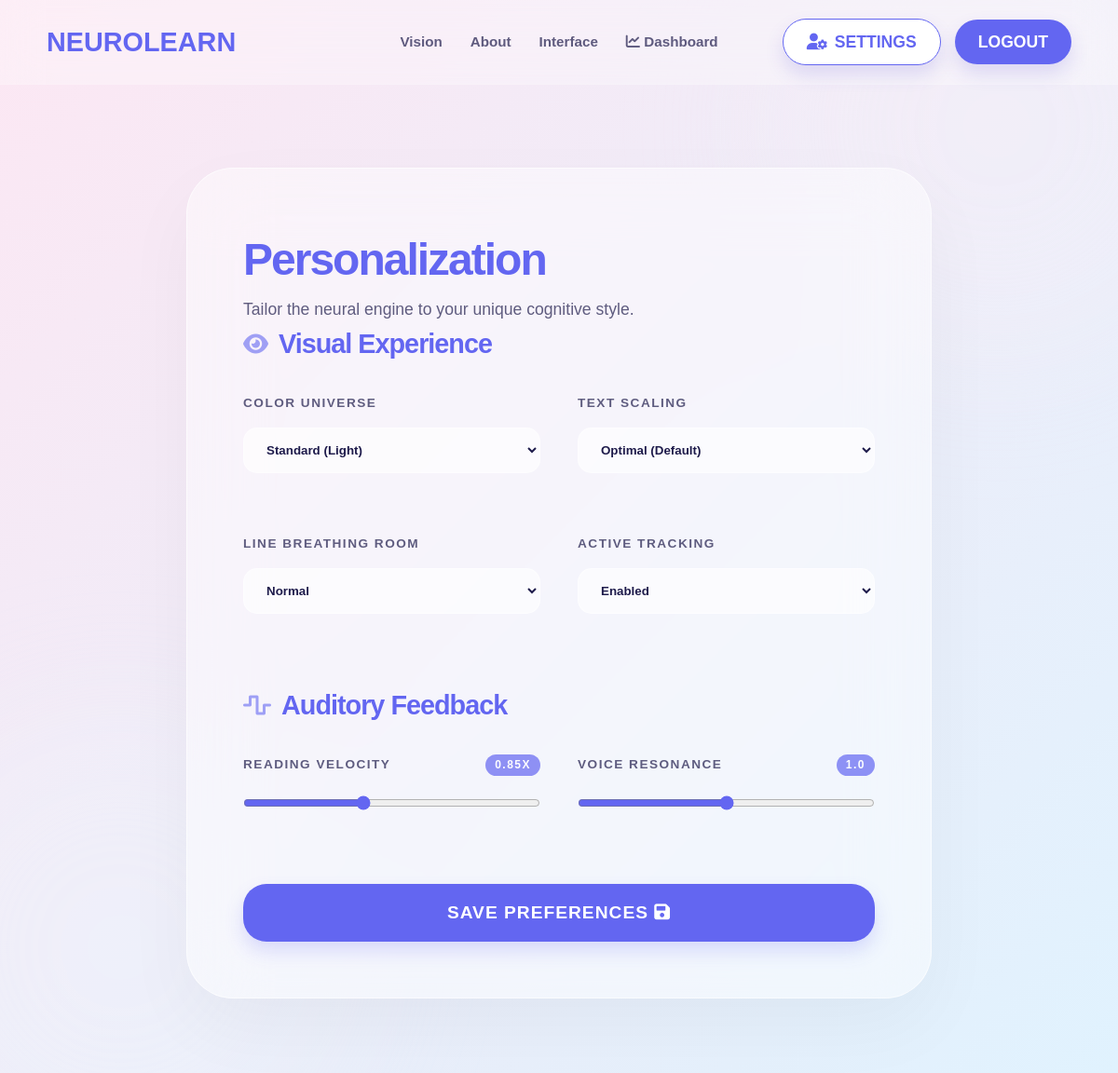
Page /profile (signed in) on the earlier database version.
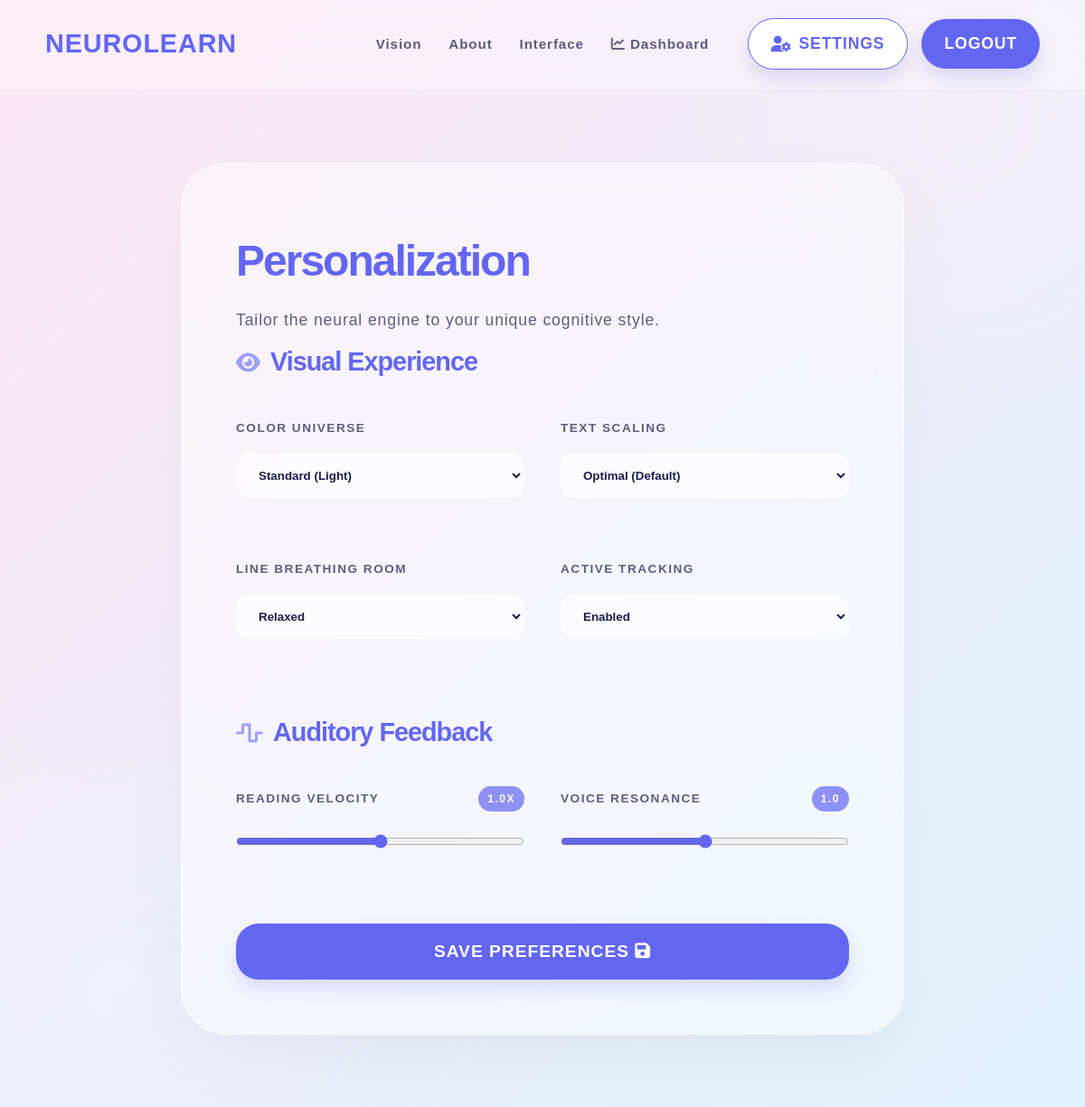
Same page on the later database version.
### models.py (models this page shows)
class UserProfile(db.Model):
    id = db.Column(db.Integer, primary_key=True)
    user_id = db.Column(db.Integer, db.ForeignKey('user.id'), nullable=False)
    theme = db.Column(db.String(50), default='light')
    font_size = db.Column(db.String(50), default='medium')
    line_spacing = db.Column(db.String(50), default='normal')
    highlight_active = db.Column(db.Boolean, default=True)
    tts_speed = db.Column(db.Float, default=0.85)
    tts_pitch = db.Column(db.Float, default=1.0)

### app.py (the view, shortened to what this page needs)
@app.route('/profile', methods=['GET', 'POST'])
@login_required
def profile():
    profile = current_user.profile
    if not profile:
        profile = UserProfile(user_id=current_user.id)
        db.session.add(profile)
        db.session.commit()
    return render_template('profile.html', profile=profile)

### app.py (called while the page is built)
@login_manager.user_loader
def load_user(user_id):
    return User.query.get(int(user_id))

### templates/profile.html (shortened to what this page needs)
{% extends "base.html" %}
{% block content %}
<div class="bg-blob blob-1"></div>
<div class="bg-blob blob-2"></div>
<div class="profile-container">
    <div class="settings-card" data-aos="zoom-in">
        <div class="text-center mb-5">
            <h1 class="fw-bold" style="font-size: 3rem; letter-spacing: -2px; color: var(--primary-indigo);">Personalization</h1>
            <p class="fw-bold" style="opacity: 0.7;">Tailor the neural engine to your unique cognitive style.</p>
        </div>
        <form method="POST">
            <div class="section-title"><i class="fas fa-eye"></i> Visual Experience</div>
            <div class="settings-grid">
                <div class="setting-item">
                    <label>Color Universe</label>
                    <select name="theme">
                        <option value="light" {% if profile.theme == 'light' %}selected{% endif %}>Standard (Light)</option>
                    </select>
                </div>
                <div class="setting-item">
                    <label>Text Scaling</label>
                    <select name="font_size">
                        <option value="medium" {% if profile.font_size == 'medium' %}selected{% endif %}>Optimal (Default)</option>
                    </select>
                </div>
                <div class="setting-item">
                    <label>Line Breathing Room</label>
                    <select name="line_spacing">
                        <option value="normal" {% if profile.line_spacing == 'normal' %}selected{% endif %}>Normal</option>
                        <option value="relaxed" {% if profile.line_spacing == 'relaxed' %}selected{% endif %}>Relaxed</option>
                    </select>
                </div>
                <div class="setting-item">
                    <label>Active Tracking</label>
                    <select name="highlight_active">
                        <option value="1" {% if profile.highlight_active %}selected{% endif %}>Enabled</option>
                    </select>
                </div>
            </div>
            <div class="section-title"><i class="fas fa-wave-square"></i> Auditory Feedback</div>
            <div class="settings-grid">
                <div class="setting-item">
                    <label>Reading Velocity <span class="val-badge" id="speedVal">{{ profile.tts_speed }}x</span></label>
                    <input type="range" name="tts_speed" min="0.5" max="1.5" step="0.1" value="{{ profile.tts_speed }}" oninput="document.getElementById('speedVal').innerText=this.value+'x'">
                </div>
                <div class="setting-item">
                    <label>Voice Resonance <span class="val-badge" id="pitchVal">{{ profile.tts_pitch }}</span></label>
                    <input type="range" name="tts_pitch" min="0.5" max="1.5" step="0.1" value="{{ profile.tts_pitch }}" oninput="document.getElementById('pitchVal').innerText=this.value">
                </div>
            </div>
            <button type="submit" class="save-btn">
                SAVE PREFERENCES <i class="fas fa-save ms-2"></i>
            </button>
        </form>
    </div>
</div>
{% endblock %}

Differences in the rows shown:
changed UserProfile "Standard (Light)": line_spacing "Normal" → "Relaxed"; tts_speed "0.85" → "1.0"; tts_speed "0.9" → "1"
